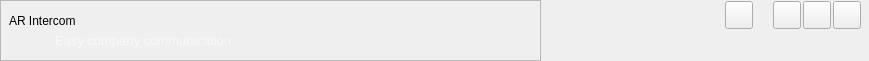
           <widget class="QWidget" name="widget_5" native="true">
            <property name="minimumSize">
             <size>
              <width>821</width>
              <height>61</height>
             </size>
            </property>
            <property name="maximumSize">
             <size>
              <width>16777215</width>
              <height>61</height>
             </size>
            </property>
            <layout class="QHBoxLayout" name="horizontalLayout_6">
             <property name="leftMargin">
              <number>0</number>
             </property>
             <property name="topMargin">
              <number>0</number>
             </property>
             <property name="rightMargin">
              <number>6</number>
             </property>
             <property name="bottomMargin">
              <number>0</number>
             </property>
             <item>
              <widget class="QFrame" name="frame_6">
               <property name="minimumSize">
                <size>
                 <width>541</width>
                 <height>51</height>
                </size>
               </property>
               <property name="maximumSize">
                <size>
                 <width>16777215</width>
                 <height>61</height>
                </size>
               </property>
               <property name="frameShape">
                <enum>QFrame::StyledPanel</enum>
               </property>
               <property name="frameShadow">
                <enum>QFrame::Raised</enum>
               </property>
               <widget class="QLabel" name="label">
                <property name="geometry">
                 <rect>
                  <x>9</x>
                  <y>5</y>
                  <width>481</width>
                  <height>31</height>
                 </rect>
                </property>
                <property name="styleSheet">
                 <string notr="true">font: 28px  &quot;Segoe Ui&quot;</string>
                </property>
                <property name="text">
                 <string>AR Intercom</string>
                </property>
               </widget>
               <widget class="QLabel" name="label_19">
                <property name="geometry">
                 <rect>
                  <x>0</x>
                  <y>30</y>
                  <width>231</width>
                  <height>21</height>
                 </rect>
                </property>
                <property name="styleSheet">
                 <string notr="true">color:rgba(255,255,255, 0.6);
font-size:13px;</string>
                </property>
                <property name="text">
                 <string>Easy company communication</string>
                </property>
                <property name="alignment">
                 <set>Qt::AlignRight|Qt::AlignTrailing|Qt::AlignVCenter</set>
                </property>
               </widget>
              </widget>
             </item>
             <item>
              <spacer name="horizontalSpacer">
               <property name="orientation">
                <enum>Qt::Horizontal</enum>
               </property>
               <property name="sizeHint" stdset="0">
                <size>
                 <width>178</width>
                 <height>20</height>
                </size>
               </property>
              </spacer>
             </item>
             <item>
              <layout class="QVBoxLayout" name="verticalLayout_8">
               <property name="spacing">
                <number>0</number>
               </property>
               <item>
                <layout class="QHBoxLayout" name="horizontalLayout_4">
                 <property name="spacing">
                  <number>18</number>
                 </property>
                 <item>
                  <widget class="QPushButton" name="settings_btn">
                   <property name="minimumSize">
                    <size>
                     <width>28</width>
                     <height>28</height>
                    </size>
                   </property>
                   <property name="maximumSize">
                    <size>
                     <width>28</width>
                     <height>28</height>
                    </size>
                   </property>
                   <property name="styleSheet">
                    <string notr="true">background-image:url(:/cils/cils/icon_settings.png);
background-positioon:center;
background-repeat:none;</string>
                   </property>
                   <property name="text">
                    <string/>
                   </property>
                  </widget>
                 </item>
                 <item>
                  <widget class="QWidget" name="system_menu" native="true">
                   <property name="minimumSize">
                    <size>
                     <width>92</width>
                     <height>31</height>
                    </size>
                   </property>
                   <property name="maximumSize">
                    <size>
                     <width>92</width>
                     <height>31</height>
                    </size>
                   </property>
                   <property name="styleSheet">
                    <string notr="true">#system_menu .QPushButton:hoover{background-color:red;}</string>
                   </property>
                   <layout class="QHBoxLayout" name="horizontalLayout_5">
                    <property name="spacing">
                     <number>0</number>
                    </property>
                    <property name="leftMargin">
                     <number>0</number>
                    </property>
                    <property name="topMargin">
                     <number>0</number>
                    </property>
                    <property name="rightMargin">
                     <number>0</number>
                    </property>
                    <property name="bottomMargin">
                     <number>0</number>
                    </property>
                    <item>
                     <widget class="QPushButton" name="redius_btn">
                      <property name="minimumSize">
                       <size>
                        <width>28</width>
                        <height>28</height>
                       </size>
                      </property>
                      <property name="maximumSize">
                       <size>
                        <width>28</width>
                        <height>28</height>
                       </size>
                      </property>
                      <property name="styleSheet">
                       <string notr="true">background-image: url(:/cils/cils/icon_minimize.png);
backgorund-position:bottom;</string>
                      </property>
                      <property name="text">
                       <string/>
                      </property>
                     </widget>
                    </item>
                    <item>
                     <widget class="QPushButton" name="min_max_btn">
                      <property name="minimumSize">
                       <size>
                        <width>28</width>
                        <height>28</height>
                       </size>
                      </property>
                      <property name="maximumSize">
                       <size>
                        <width>28</width>
                        <height>28</height>
                       </size>
                      </property>
                      <property name="styleSheet">
                       <string notr="true">background-image: url(:/cils/cils/icon_maximize.png);</string>
                      </property>
                      <property name="text">
                       <string/>
                      </property>
                     </widget>
                    </item>
                    <item>
                     <widget class="QPushButton" name="close_app_btn">
                      <property name="minimumSize">
                       <size>
                        <width>28</width>
                        <height>28</height>
                       </size>
                      </property>
                      <property name="maximumSize">
                       <size>
                        <width>28</width>
                        <height>28</height>
                       </size>
                      </property>
                      <property name="styleSheet">
                       <string notr="true">background-image: url(:/cils/cils/icon_close.png);
</string>
                      </property>
                      <property name="text">
                       <string/>
                      </property>
                     </widget>
                    </item>
                   </layout>
                  </widget>
                 </item>
                </layout>
               </item>
               <item>
                <spacer name="verticalSpacer_3">
                 <property name="orientation">
                  <enum>Qt::Vertical</enum>
                 </property>
                 <property name="sizeHint" stdset="0">
                  <size>
                   <width>20</width>
                   <height>20</height>
                  </size>
                 </property>
                </spacer>
               </item>
              </layout>
             </item>
            </layout>
           </widget>
